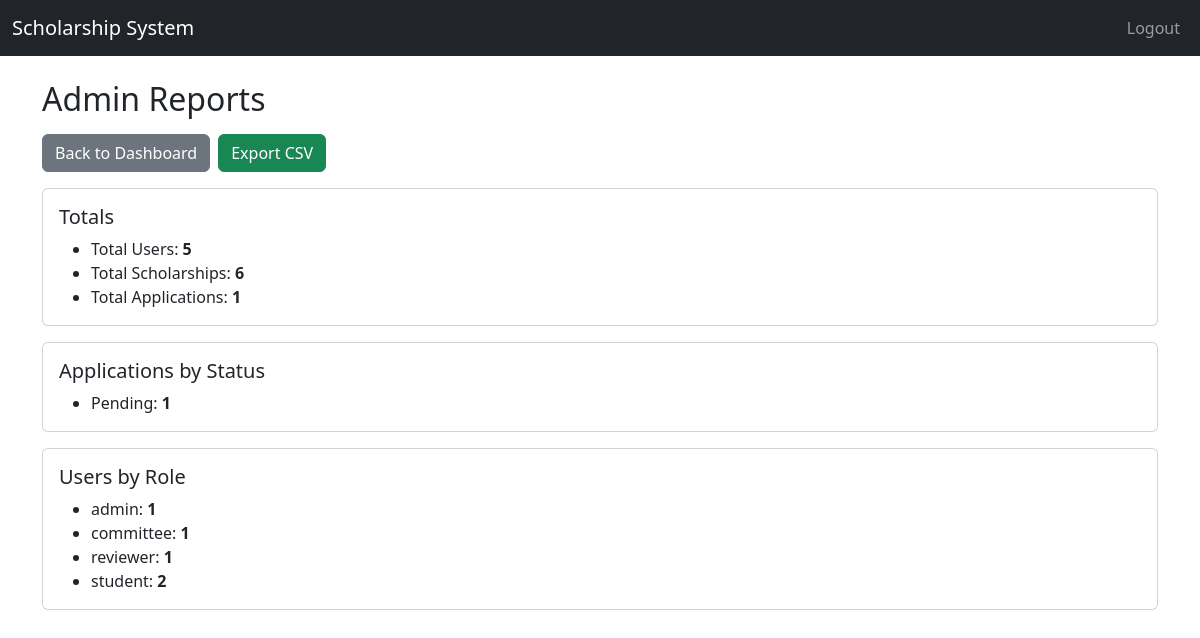
Page /admin/reports (signed in) on the committed database.
### app/models.py (models this page shows)
class Application(db.Model):
    __tablename__ = 'application'
    __table_args__ = {'extend_existing': True}
    id = db.Column(db.Integer, primary_key=True)
    student_id = db.Column(db.Integer, db.ForeignKey('user.id'), nullable=False)
    scholarship_id = db.Column(db.Integer, db.ForeignKey('scholarship.id'), nullable=False)
    documents = db.Column(db.Text)  # store file paths comma-separated
    status = db.Column(db.String(50), default="Pending")  # Pending, Reviewed, Accepted, Rejected
    submitted_at = db.Column(db.DateTime, default=datetime.utcnow)
    reviews = db.relationship('Review', backref='application', lazy=True)
    scholarship = db.relationship('Scholarship', backref='applications')

class User(UserMixin, db.Model):
    id = db.Column(db.Integer, primary_key=True)
    username = db.Column(db.String(50), unique=True, nullable=False)
    email = db.Column(db.String(100), unique=True, nullable=False)
    your_id = db.Column(db.String(20), unique=True, nullable=True)
    password = db.Column(db.String(255), nullable=False)
    role = db.Column(db.String(20), nullable=False)
    created_at = db.Column(db.DateTime, default=datetime.utcnow)

### app/routes/admin_routes.py (the view)
@admin_bp.route("/reports")
@login_required
def reports():
    if current_user.role != "admin":
        flash("Access denied.", "danger")
        return redirect(url_for("auth.login"))
    total_users = User.query.count()
    total_scholarships = Scholarship.query.count()
    total_apps = Application.query.count()
    status_rows = (
        db.session.query(Application.status, func.count(Application.id))
        .group_by(Application.status)
        .all()
    )
    status_counts = {status or "Unknown": count for status, count in status_rows}
    role_rows = (
        db.session.query(User.role, func.count(User.id))
        .group_by(User.role)
        .all()
    )
    role_counts = {role or "Unknown": count for role, count in role_rows}
    return render_template(
        "admin/reports.html",
        total_users=total_users,
        total_scholarships=total_scholarships,
        total_apps=total_apps,
        status_counts=status_counts,
        role_counts=role_counts
    )

### app/templates/admin/reports.html (shortened to what this page needs)
{% extends "base.html" %}
{% block content %}
<h2 class="mb-3">Admin Reports</h2>
<div class="d-flex gap-2 mb-3">
  <a class="btn btn-secondary" href="{{ url_for('admin.dashboard') }}">Back to Dashboard</a>
  <a class="btn btn-success" href="{{ url_for('admin.export_reports_csv') }}">Export CSV</a>
</div>
<div class="card mb-3">
  <div class="card-body">
    <h5 class="card-title">Totals</h5>
    <ul class="mb-0">
      <li>Total Users: <b>{{ total_users }}</b></li>
      <li>Total Scholarships: <b>{{ total_scholarships }}</b></li>
      <li>Total Applications: <b>{{ total_apps }}</b></li>
    </ul>
  </div>
</div>
<div class="card mb-3">
  <div class="card-body">
    <h5 class="card-title">Applications by Status</h5>
    <ul class="mb-0">
      {% for k, v in status_counts.items() %}
        <li>{{ k }}: <b>{{ v }}</b></li>
      {% endfor %}
    </ul>
  </div>
</div>
<div class="card">
  <div class="card-body">
    <h5 class="card-title">Users by Role</h5>
    <ul class="mb-0">
      {% for k, v in role_counts.items() %}
        <li>{{ k }}: <b>{{ v }}</b></li>
      {% endfor %}
    </ul>
  </div>
</div>
{% endblock %}

### rows in the picture
Application: status "Pending", v "1"
User: k "admin", v "1"
User: role "committee", v "1"
User: role "reviewer", v "1"

### other values in the picture
{{ total_users }} "5"
{{ total_scholarships }} "6"
{{ total_apps }} "1"
{{ k }} "student"
{{ v }} "2"
